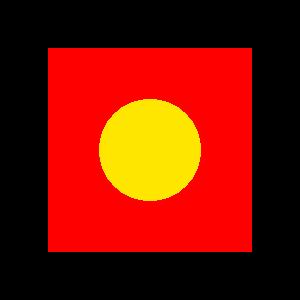

The Python source for this figure:
#!/usr/bin/env python

# Segment a tessellated mesh using vtkPolyDataEdgeConnectivityFilter with
# barrier edges and small region growing into large regions.

# Factory overrides
import vtkmodules.vtkInteractionStyle  # noqa: F401
import vtkmodules.vtkRenderingOpenGL2  # noqa: F401

from vtkmodules.vtkFiltersCore import (
    vtkAppendPolyData,
    vtkDelaunay2D,
    vtkFeatureEdges,
    vtkPolyDataEdgeConnectivityFilter,
)
from vtkmodules.vtkFiltersSources import (
    vtkDiskSource,
    vtkPlaneSource,
)
from vtkmodules.vtkRenderingCore import (
    vtkActor,
    vtkPolyDataMapper,
    vtkRenderWindow,
    vtkRenderWindowInteractor,
    vtkRenderer,
)

# Bounding plane
plane = vtkPlaneSource()
plane.SetResolution(10, 10)
plane.SetOrigin(-2, -2, 0)
plane.SetPoint1(2, -2, 0)
plane.SetPoint2(-2, 2, 0)

# Extract boundary edges
boundary_edges = vtkFeatureEdges()
boundary_edges.SetInputConnection(plane.GetOutputPort())
boundary_edges.ExtractAllEdgeTypesOff()
boundary_edges.BoundaryEdgesOn()
boundary_edges.Update()

# Concentric ring disk
disk = vtkDiskSource()
disk.SetInnerRadius(0.5)
disk.SetOuterRadius(1.0)
disk.SetRadialResolution(1)
disk.SetCircumferentialResolution(32)
disk.Update()

# Append and tessellate
append = vtkAppendPolyData()
append.AddInputData(boundary_edges.GetOutput())
append.AddInputData(disk.GetOutput())
append.Update()

tessellation = vtkDelaunay2D()
tessellation.SetInputConnection(append.GetOutputPort())
tessellation.Update()

# Edge connectivity with small region growing
connectivity = vtkPolyDataEdgeConnectivityFilter()
connectivity.SetInputConnection(tessellation.GetOutputPort())
connectivity.BarrierEdgesOn()
connectivity.SetBarrierEdgeLength(0.0, 0.20)
connectivity.GrowSmallRegionsOn()
connectivity.SetExtractionModeToAllRegions()
connectivity.SetLargeRegionThreshold(0.25)
connectivity.ColorRegionsOn()
connectivity.Update()

print(f"Num cells: {connectivity.GetOutput().GetNumberOfCells()}")
print(f"Num regions: {connectivity.GetNumberOfExtractedRegions()}")

# Mapper colored by region
tess_mapper = vtkPolyDataMapper()
tess_mapper.SetInputConnection(connectivity.GetOutputPort())
tess_mapper.ScalarVisibilityOn()
tess_mapper.SetScalarModeToUseCellData()
tess_mapper.SetScalarRange(0, 5)

tess_actor = vtkActor()
tess_actor.SetMapper(tess_mapper)
tess_actor.GetProperty().SetColor(1, 1, 1)
tess_actor.GetProperty().SetEdgeColor(0, 0, 0)

# Renderer
renderer = vtkRenderer()
renderer.SetBackground(0, 0, 0)
renderer.AddActor(tess_actor)

# Window
render_window = vtkRenderWindow()
render_window.AddRenderer(renderer)
render_window.SetWindowName("edge connectivity region growing")

# Scene
renderer.ResetCamera()

# Interactor
interactor = vtkRenderWindowInteractor()
interactor.SetRenderWindow(render_window)

interactor.Initialize()
interactor.Start()
